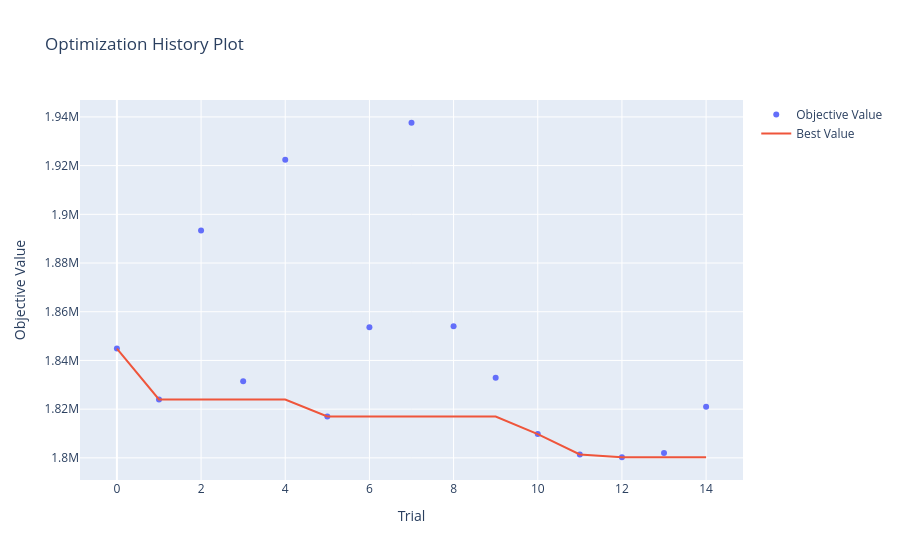
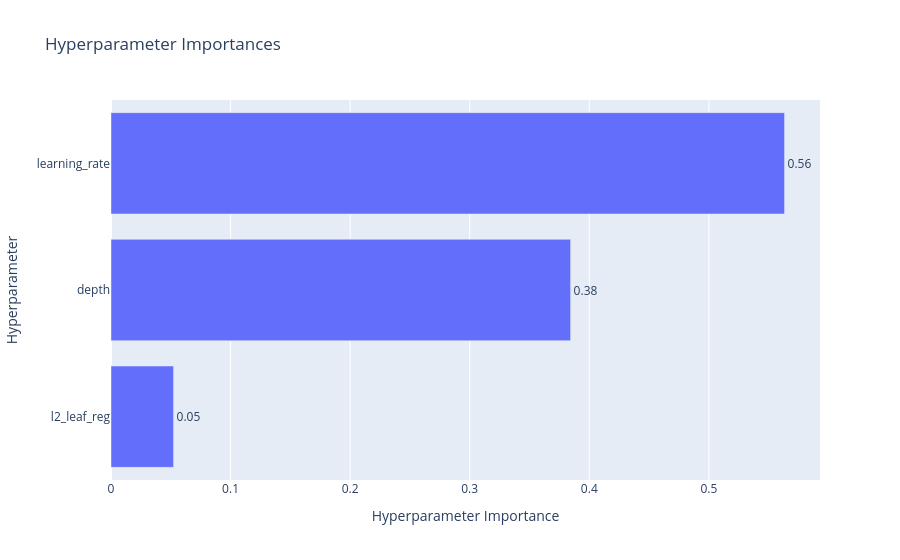
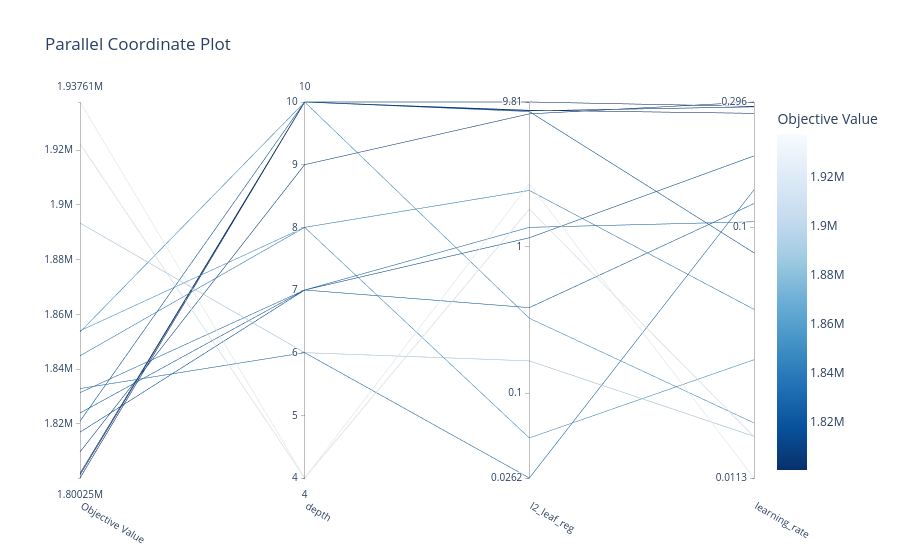

The code cell stored with these charts, in order, in its notebook:
### Code cell
import optuna
from optuna.integration.mlflow import MLflowCallback
import optuna.visualization as vis

def objective(trial):
    params = {
        "iterations": 1000,
        "learning_rate": trial.suggest_float("learning_rate", 0.01, 0.3, log=True),
        "depth": trial.suggest_int("depth", 4, 10),
        "l2_leaf_reg": trial.suggest_float("l2_leaf_reg", 1e-2, 10.0, log=True),
        "random_seed": 42,
        "verbose": False
    }
    
    model = CatBoostRegressor(**params)
    model.fit(X_train_auto[final_features_list], y_train)
    
    preds = model.predict(X_test_auto[final_features_list])
    mae = mean_absolute_error(y_test, preds)
    return mae

experiment_name = "Final_Hyperparameter_Tuning"

mlflow_callback = MLflowCallback(
    tracking_uri=mlflow.get_tracking_uri(),
    metric_name="mae",
    mlflow_kwargs={
        "experiment_name": experiment_name  
    }
)

study = optuna.create_study(
    direction="minimize", 
    study_name="optuna_catboost_tuning" 
)
study.optimize(objective, n_trials=15, callbacks=[mlflow_callback])


print(f"Лучшие параметры (Optuna): {study.best_params}")

# Создаем графики
fig_history = vis.plot_optimization_history(study)
fig_importance = vis.plot_param_importances(study)
fig_parallel = vis.plot_parallel_coordinate(study)

fig_history.write_html("optuna_history.html")
fig_importance.write_html("optuna_importance.html")
fig_parallel.write_html("optuna_parallel.html")

fig_history.show()
fig_importance.show()
fig_parallel.show()

### Figure 1 — Plotly figure (JSON) as saved in the notebook; plotly's stock layout.template omitted (floating-point values rounded to 4 significant figures)
{"data": [{"mode": "markers", "name": "Objective Value", "type": "scatter", "x": [0, 1, 2, 3, 4, 5, 6, 7, 8, 9, 10, 11, 12, 13, 14], "y": [1845000.0, 1824000.0, 1893000.0, 1831000.0, 1922000.0, 1817000.0, 1854000.0, 1938000.0, 1854000.0, 1833000.0, 1810000.0, 1801000.0, 1800000.0, 1802000.0, 1821000.0]}, {"mode": "lines", "name": "Best Value", "type": "scatter", "x": [0, 1, 2, 3, 4, 5, 6, 7, 8, 9, 10, 11, 12, 13, 14], "y": [1845000.0, 1824000.0, 1824000.0, 1824000.0, 1824000.0, 1817000.0, 1817000.0, 1817000.0, 1817000.0, 1817000.0, 1810000.0, 1801000.0, 1800000.0, 1800000.0, 1800000.0]}, {"marker": {"color": "#cccccc"}, "mode": "markers", "name": "Infeasible Trial", "showlegend": false, "type": "scatter", "x": [], "y": []}], "layout": {"title": {"text": "Optimization History Plot"}, "xaxis": {"title": {"text": "Trial"}}, "yaxis": {"title": {"text": "Objective Value"}}}}

### Figure 2 — Plotly figure (JSON) as saved in the notebook; plotly's stock layout.template omitted (floating-point values rounded to 4 significant figures)
{"data": [{"cliponaxis": false, "hovertemplate": ["l2_leaf_reg (FloatDistribution): 0.05232825587754336<extra></extra>", "depth (IntDistribution): 0.3843607103296733<extra></extra>", "learning_rate (FloatDistribution): 0.5633110337927834<extra></extra>"], "name": "Objective Value", "orientation": "h", "text": ["0.05", "0.38", "0.56"], "textposition": "outside", "type": "bar", "x": [0.05233, 0.3844, 0.5633], "y": ["l2_leaf_reg", "depth", "learning_rate"]}], "layout": {"title": {"text": "Hyperparameter Importances"}, "xaxis": {"title": {"text": "Hyperparameter Importance"}}, "yaxis": {"title": {"text": "Hyperparameter"}}}}

### Figure 3 — Plotly figure (JSON) as saved in the notebook; plotly's stock layout.template omitted (floating-point values rounded to 4 significant figures)
{"data": [{"dimensions": [{"label": "Objective Value", "range": [1800000.0, 1938000.0], "values": [1845000.0, 1824000.0, 1893000.0, 1831000.0, 1922000.0, 1817000.0, 1854000.0, 1938000.0, 1854000.0, 1833000.0, 1810000.0, 1801000.0, 1800000.0, 1802000.0, 1821000.0]}, {"label": "depth", "range": [4, 10], "values": [8, 7, 6, 7, 4, 7, 10, 4, 8, 6, 9, 10, 10, 10, 10]}, {"label": "l2_leaf_reg", "range": [-1.581, 0.9919], "ticktext": ["0.0262", "0.1", "1", "9.81"], "tickvals": [-1.581, -1, 0, 0.9919], "values": [0.3867, -0.4154, -0.7797, 0.1342, 0.2584, 0.06273, -0.488, 0.4315, -1.307, -1.581, 0.9106, 0.9354, 0.9313, 0.9919, 0.9264]}, {"label": "learning_rate", "range": [-1.947, -0.5282], "ticktext": ["0.0113", "0.1", "0.296"], "tickvals": [-1.947, -1, -0.5282], "values": [-1.311, -0.9115, -1.79, -0.9802, -1.791, -0.7317, -1.74, -1.947, -1.501, -0.8596, -0.5282, -0.5709, -0.5465, -0.5446, -1.098]}], "labelangle": 30, "labelside": "bottom", "line": {"color": [1845000.0, 1824000.0, 1893000.0, 1831000.0, 1922000.0, 1817000.0, 1854000.0, 1938000.0, 1854000.0, 1833000.0, 1810000.0, 1801000.0, 1800000.0, 1802000.0, 1821000.0], "colorbar": {"title": {"text": "Objective Value"}}, "colorscale": [[0, "rgb(247,251,255)"], [0.125, "rgb(222,235,247)"], [0.25, "rgb(198,219,239)"], [0.375, "rgb(158,202,225)"], [0.5, "rgb(107,174,214)"], [0.625, "rgb(66,146,198)"], [0.75, "rgb(33,113,181)"], [0.875, "rgb(8,81,156)"], [1, "rgb(8,48,107)"]], "reversescale": true, "showscale": true}, "type": "parcoords"}], "layout": {"title": {"text": "Parallel Coordinate Plot"}}}
